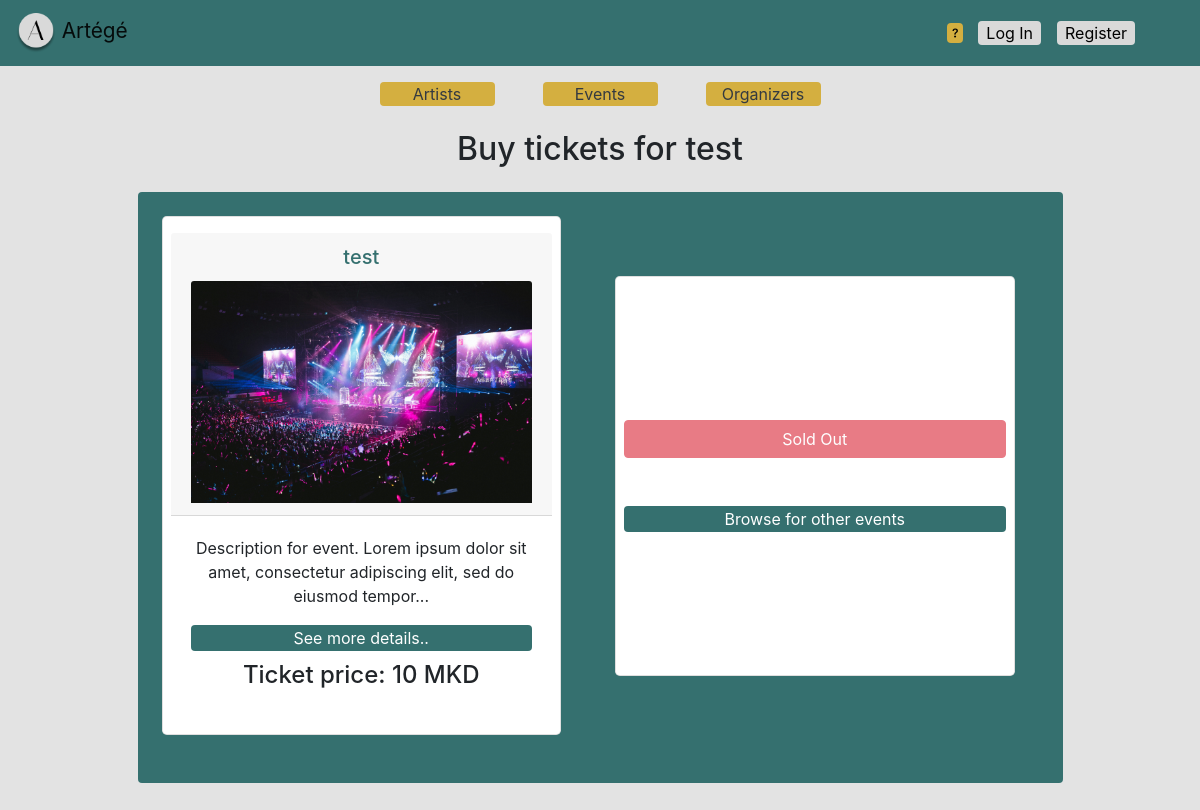
/buy_ticket/1/, run on the app's committed database.
### project_app/models.py (models this page shows)
class Event(models.Model):
    title = models.CharField(max_length=255)
    location = models.CharField(max_length=255)
    image = models.ImageField(upload_to="events", default="events/event1.jpg")
    date = models.DateTimeField()
    description = models.CharField(max_length=300, default="Description for event. Lorem ipsum dolor sit amet, consectetur adipiscing elit, sed do eiusmod tempor... ")
    available_tickets = models.IntegerField()
    ticket_price = models.IntegerField(default=10)
    artists = models.ManyToManyField(AppUser, related_name="artists")
    organizer = models.ForeignKey(AppUser, related_name="organizer", on_delete=models.CASCADE)

### project_app/views.py (the view, shortened to what this page needs)
# urls.py: path('buy_ticket/<int:event_id>/', views.buy_ticket, name='buy_ticket'),
def buy_ticket(request, event_id):
    event = get_object_or_404(Event, pk=event_id)
    return render(request, 'buy_ticket.html', {'event': event})

### project_app/templates/buy_ticket.html (shortened to what this page needs)
{% extends "base_generic.html" %} {% block content %}
    <div class="container text-center pb-5">
        <h2 class="my-4">Buy tickets for {{ event.title }}</h2>
        <div class="col-md-10 mx-auto main-color rounded p-4">
            <div class="row align-items-center">
                <div class="col-md-6 mb-4" style="min-height: 50vh;">
                    <div class="card mr-4 px-2 py-3 rounded-lg ">
                        <div class="card-header">
                            <h5 class="card-title main-text">{{ event.title }}</h5>
                            <img src="{{ MEDIA_URL }}{{ event.image.url }}" class="card-img-top" alt="Cover image"
                                 style="max-width: 100%;">
                        </div>
                        <div class="card-body">
                            <p class="card-text">{{ event.description }}</p>
                            <a class="btn rounded main-color p-0 text-white" style="width: 100%;"
                               href="{% url 'event_details' event.id %}">
                                See more details..
                            </a>
                            <h4 style="text-align: center; margin-top: 10px">
                                Ticket price: {{ event.ticket_price }} MKD
                            </h4>
                        </div>
                    </div>
                </div>
                <div class="col-md-6">
                    <div class="mb-4">
                        <div class="card mr-4 px-2 py-3 rounded-lg justify-content-center align-items-center"
                             style="min-height: 50vh;">
                            {% if event.available_tickets > 0 %}
                                <form method="post">
                                    {% csrf_token %}
                                    <div class="form-group">
                                        <label for="number_of_tickets"><h5>Number of Tickets:</h5></label>
                                        <div class="input-group plus-minus-input justify-content-between">
                                            <div class="input-group-button">
                                                <button type="button" class="button hollow circle" data-quantity="minus"
                                                        data-field="number_of_tickets">
                                                    <i class="bi bi-dash-lg" aria-hidden="true"></i>
                                                </button>
                                            </div>
                                            <input type="number" id="number_of_tickets" name="number_of_tickets"
                                                   value="1" min="1" max="{{ event.available_tickets }}" disabled>
                                            <div class="input-group-button">
                                                <button type="button" class="button hollow circle" data-quantity="plus"
                                                        data-field="number_of_tickets">
                                                    <i class="bi bi-plus-lg" aria-hidden="true"></i>
                                                </button>
                                            </div>
                                        </div>
                                        <p class="text-danger" id="tickets-error"></p>
                                    </div>
                                    <p>Total Price: <span id="total-price">{{ event.ticket_price }}</span> MKD</p>
                                    <div class="justify-content-between">
                                        <a class="btn btn-outline-danger"
                                           id="cancel-button" data-toggle="modal" data-target="#confirmModal">Cancel</a>
                                        <a data-toggle="modal" data-target="#continueModal"
                                                class="btn btn-outline-success" onclick="addPurchaseInfo()">
                                            Continue
                                        </a>
                                        <div class="modal fade" id="continueModal" tabindex="-1" role="dialog" aria-labelledby="exampleModalLabel" aria-hidden="true">
                                        <div class="modal-dialog modal-dialog-centered">
                                            <div class="modal-content bg-dark" style="border-radius: 1rem;">
                                                <div class="modal-body">
                                                    <div class="container d-flex rounded-lg justify-content-center align-content-center">
                                                        <div class="p-2 text-center">
                                                            <h4 class="text-light">Confirm your purchase</h4>
                                                            {% csrf_token %}
                                                            <span class="text-muted">Is this the correct amount?</span>
                                                            <div class="text-light mt-2">
                                                                <p class="m-0">Number of tickets: <span id="tix_num"></span></p>
                                                                <p class="">Total Price: <span id="price"></span> MKD</p>
                                                                </div>
                                                            <div class="d-flex justify-content-around mt-4">
                                                                <a class="btn float-right px-3 btn-outline-danger" onclick="closeModal(this)">Go back</i></a>
                                                                <button type="submit" class="btn btn-outline-success" id="purchase-button">
                                                                    Confirm
                                                               </button>
                                                            </div>
                                                        </div>
                                                    </div>
                                                </div>
                                            </div>
                                        </div>
                                    </div>
                                    </div>
                                </form>
                            {% else %}
                                <button class="btn btn-danger align-self-start w-100" type="button" disabled>Sold Out
                                </button>
                                <br><br>
                                <a class="btn rounded main-color p-0 text-white align-self-end" style="width: 100%;"
                                   href="{% url 'index' %}">
                                    Browse for other events
                                </a> {% endif %}
                        </div>
                    </div>
                </div>
            </div>
        </div>
    </div>
{% endblock %}

### project_app/static/css/main.css (style rules this page uses)
.main-color { background-color: #35706F; }
.grey { background-color: #e3e3e3; }
.main-text { color: #35706F; }

### project_app/templates/base_generic.html (style rules this page uses)
.main-text { color: #35706F; }

### data on the page
Event: title "test", image (picture), description "Description for event. Lorem ipsum dolor sit amet, consectetur adipiscing elit, sed do eiusmod tempor...", ticket_price "10"
